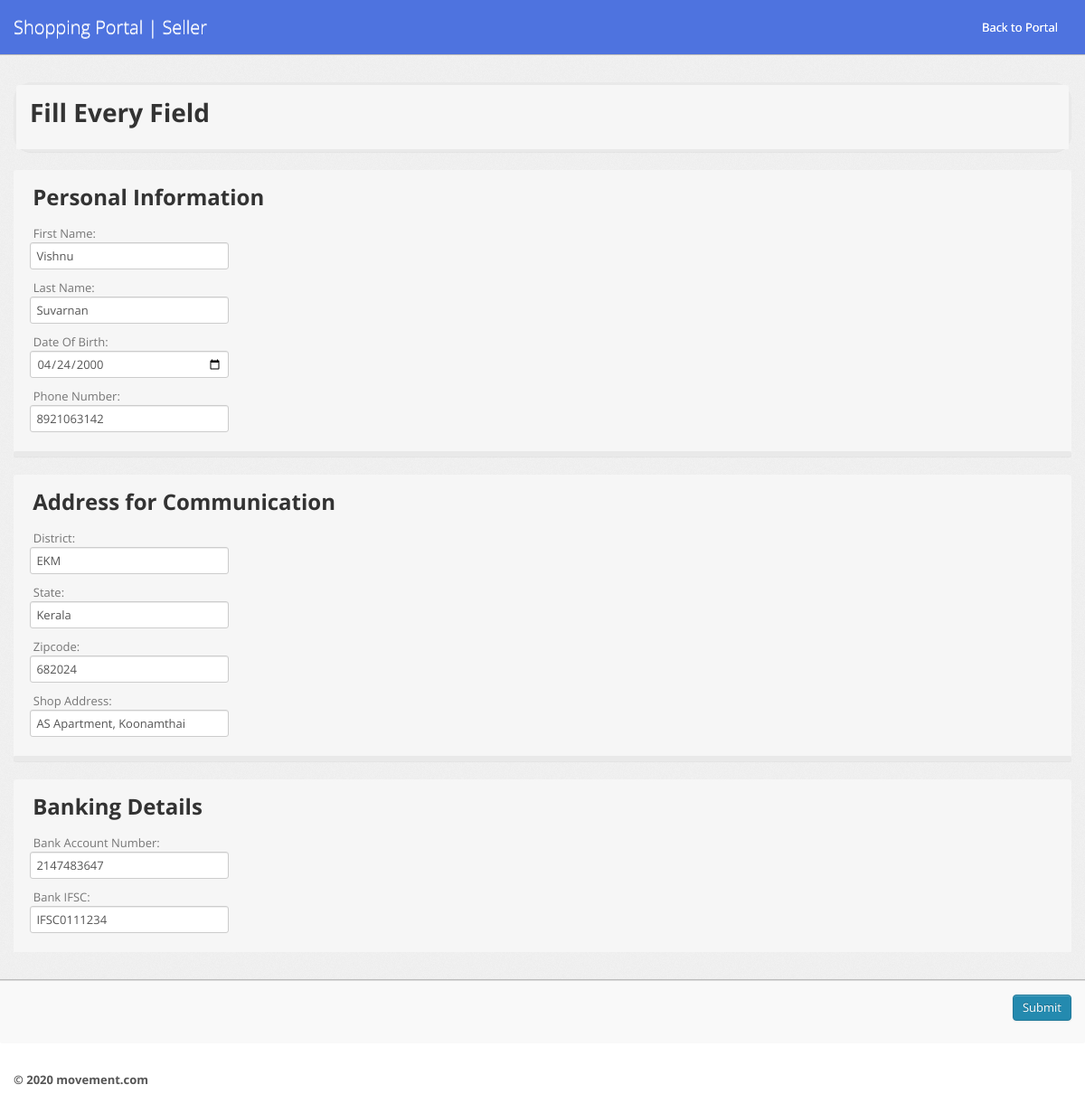
The app's page /seller/edit-seller.php (signed in) with its own data.
### tables this page shows
CREATE TABLE IF NOT EXISTS `seller` (
  `sellerid` bigint UNSIGNED NOT NULL AUTO_INCREMENT,
  `email` varchar(35) NOT NULL,
  `pwd` varchar(16) NOT NULL,
  `fname` text NOT NULL,
  `lname` text NOT NULL,
  `dob` date NOT NULL,
  `phone` varchar(10) NOT NULL,
  `dist` text NOT NULL,
  `state` text NOT NULL,
  `zipcode` int NOT NULL,
  `shopadr` mediumtext NOT NULL,
  `status` text NOT NULL,
  `bankacc` int NOT NULL,
  `bankifsc` varchar(11) NOT NULL,
  `remark` text NOT NULL,
  PRIMARY KEY (`sellerid`),
  UNIQUE KEY `id` (`sellerid`)
);

### seller/edit-seller.php (the view, shortened to what this page needs)
<?php
include("include/config.php");
?>
<!DOCTYPE html>
<html lang="en">
<head>
	<link type="text/css" href="bootstrap/css/bootstrap.min.css" rel="stylesheet">
	<link type="text/css" href="bootstrap/css/bootstrap-responsive.min.css" rel="stylesheet">
	<link type="text/css" href="css/theme.css" rel="stylesheet">
	<link type="text/css" href="images/icons/css/font-awesome.css" rel="stylesheet">
</head>
<body>
	<div class="navbar navbar-fixed-top">
		<div class="navbar-inner">
			<div class="container">
			  	<a class="brand" href="index.php">
			  		Shopping Portal | Seller
			  	</a>
				<div class="nav-collapse collapse navbar-inverse-collapse">
					<ul class="nav pull-right">
						<li><a href="http://localhost/shopping/">
						Back to Portal
						</a></li>
					</ul>
				</div>
			</div>
		</div>
	</div>
	<div class="wrapper">
		<div class="container">
									<?php
$quer=mysqli_query($con,"select * from seller where email='".$_SESSION['alogin']."'");
while($row=mysqli_fetch_array($quer))
{
?>
						<div class="module">
							<div class="module-head">
							<h1>Fill Every Field </h1>
						</div>
						</div>
						<div class="module-head">
							<h2>&nbsp;Personal Information</h2>
								<div class="controls row-fluid">
								&nbsp;	First Name:<br>&nbsp;<input class="login" type="text" id="inputfname" name="fname" value="<?php echo htmlentities($row['fname']);?>" required><br>
								&nbsp;	Last Name:<br>&nbsp;<input class="login" type="text" id="inputlname" name="lname" value="<?php echo htmlentities($row['lname']);?>" required><br>
								&nbsp;	Date Of Birth:<br>&nbsp;<input class="login" type="date" min="1980-12-31" max="2010-12-31" id="inputdob" name="dob" value="<?php echo htmlentities($row['dob']);?>" required><br>
								&nbsp;	Phone Number:<br>&nbsp;<input class="login" type="text" pattern="^\d{10}$" id="inputpno" name="phone" value="<?php echo htmlentities($row['phone']);?>" required><br>
								</div>
						</div>
						<div class="module"></div>
						<div class="module-head">
							<h2>&nbsp;Address for Communication </h2>
								<div class="controls row-fluid">
								&nbsp;	District:<br>&nbsp;<input class="login" type="text" id="inputdist" name="dist" value="<?php echo htmlentities($row['dist']);?>" required><br>
								&nbsp;	State:<br>&nbsp;<input class="login" type="text" id="inputstate" name="state" value="<?php echo htmlentities($row['state']);?>" required><br>
								&nbsp;	Zipcode:<br>&nbsp;<input class="login" type="text" pattern="[4-7]{1}[0-9]{5}" id="inputzip" name="zipcode" value="<?php echo htmlentities($row['zipcode']);?>" required><br>
								&nbsp;  Shop Address:<br>&nbsp;<input class="login" type="text" id="inputadr" name="adr" value="<?php echo htmlentities($row['shopadr']);?>" required><br>
								</div>
						</div>
						<div class="module"></div>
						<div class="module-head">
							<h2>&nbsp;Banking Details </h2>
								<div class="controls row-fluid">
								&nbsp;	Bank Account Number:<br>&nbsp;<input class="login" type="text" id="inputbankacc"  name="bankacc" pattern="[0-9]{12,16}"  maxlength='12' minlength='12' value="<?php echo htmlentities($row['bankacc']);?>" required><br>
									&nbsp; Bank IFSC:<br>&nbsp;<input class="login" type="text" id="inputbankifsc" pattern="^[A-Z]{4}[0][A-Z0-9]{6}$" maxlength='11' minlength='8' name="bankifsc" value="<?php echo htmlentities($row['bankifsc']);?>" required><br>
								</div>
						</div>
						<?php } ?>
							</div>
						</div>
						<div class="module-foot">
							<div class="control-group">
								<div class="controls clearfix">
								<button type="submit" class="btn btn-primary pull-right" name="submit">Submit</button>
								</div>
							</div>
						</div>
	<div class="footer">
		<div class="container">
			<b class="copyright">&copy; 2020 movement.com </b>
		</div>
	</div>
</body>

### seller/css/theme.css (style rules this page uses)
body { font-size: 13px; font-family: 'Open Sans', Arial, sans-serif; background: #fff; color: #777; }
h1, h2, h3, h4, h5, h6 { color: #333; margin-top: 0 }
h1 { font-size: 28px }
h2 { font-size: 24px }
strong, b { color: #555 }
.wrapper { background: url(../images/bg.png) #eee; border-bottom: 1px solid #bbb; -webkit-box-shadow: 0 1px 2px rgba(0,0,0,0.1); -moz-box-shadow: 0 1px 2px rgba(0,0,0,0.1); box-shadow: 0 1px 2px rgba(0,0,0,0.1); padding: 30px 0 }
.footer { color: #999; padding: 30px 0 60px }
select, textarea, input[type="text"], input[type="password"], input[type="datetime"], input[type="datetime-local"], input[type="date"], input[type="month"], input[type="time"], input[type="week"], input[type="number"], input[type="email"], input[type="url"], input[type="search"], input[type="tel"], input[type="color"], .uneditable-input, label, input, button, select, textarea { -webkit-border-radius: 3px; -moz-border-radius: 3px; border-radius: 3px; font-size: 13px; font-family: 'Open Sans', Tahoma, Arial, sans-serif }
.module { background: #fff; -webkit-border-radius: 3px; -moz-border-radius: 3px; border-radius: 3px; border: 3px solid #ccc; border-bottom-color: #bbb; -webkit-box-shadow: 0 0 1px rgba(0,0,0,0.2); -moz-box-shadow: 0 0 1px rgba(0,0,0,0.2); box-shadow: 0 0 1px rgba(0,0,0,0.2); margin-bottom: 30px }
.navbar { position: static!important; margin: 0!important; }
.navbar .navbar-inner { background: #4e73df; border-bottom: 1px solid #bbb; -webkit-box-shadow: 0 1px 2px rgba(0,0,0,0.15); -moz-box-shadow: 0 1px 2px rgba(0,0,0,0.15); box-shadow: 0 1px 2px rgba(0,0,0,0.15); }
.navbar .brand { color: white; font-size: 20px; margin-right: 20px; padding: 20px; }
.navbar .nav>li>a { padding: 20px 15px; color: white; }
.btn, .btn-box { -webkit-border-radius: 3px; -moz-border-radius: 3px; border-radius: 3px }
.btn { font-size: 13px; font-weight: 600 }
.btn { display: inline-block; margin-bottom: 0; font-weight: 400; text-align: center; vertical-align: middle; cursor: pointer; background-image: none; border: 1px solid transparent; white-space: nowrap; padding: 4px 10px; font-size: 13px; line-height: 1.42857; border-radius: 4px; -webkit-user-select: none; -moz-user-select: none; -ms-user-select: none; user-select: none }
.btn-primary { color: #fff; background-color: #248aaf; border-color: #20799a }
.module { box-shadow: 0 0 3px rgba(0,0,0,.1); border-color: #e9e9e9; margin-bottom: 20px; background-color: #fff; box-shadow: 0 1px 1px rgba(0,0,0,.05); -webkit-border-radius: 30px; -moz-border-radius: 30px; border-radius: 20px; }
.module-head { color: #767676; background-color: #f6f6f6; border-color: #e9e9e9; padding: 10px 15px; border-bottom: 1px solid transparent; border-top-right-radius: 3px; border-top-left-radius: 3px; }
.module-foot { background: #f9f9f9; border-top: 1px solid #ddd; -webkit-border-radius: 0 0 2px 2px; -moz-border-radius: 0 0 2px 2px; border-radius: 0 0 2px 2px; padding: 15px }

### records on screen
seller: fname "Vishnu", lname "Suvarnan", dob "04/24/2000", phone "8921063142", dist "EKM", state "Kerala", zipcode "682024", adr "AS Apartment, Koonamthai", bankacc "2147483647", bankifsc "IFSC0111234"
